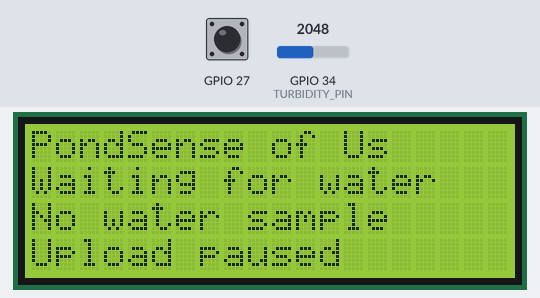
The sketch below on a simulated ESP32. Parts: 20×4 character LCD. The inputs (shaded band) are chosen by the test bench; at power-on: GPIO 27 HIGH, GPIO 34 (TURBIDITY_PIN) = 2048 (analog values on the 0–4095 scale). WiFi joins after 1.5 s; servers stay silent unless stated; the local clock reads 2024-03-15 10:24:30 at power-on unless the sketch sets it; not simulated (calls return 0 or success): device_secrets.h.

Above: at 2.8 s.
2.9 s: GPIO 27 pulled LOW for 3.2 s
At 5.7 s:
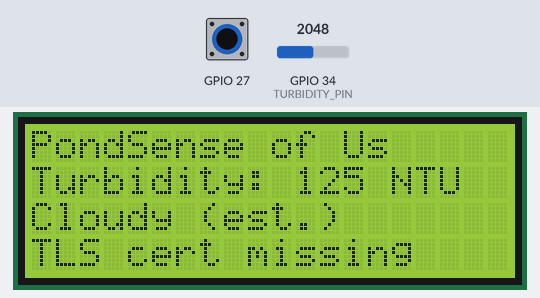
Timing chart, 0 to 7.2 s (numbered marks = the images above; inputs shaded):
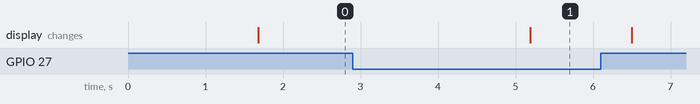

The sketch:

pondsense_turbidity_lcd.ino
```cpp
#include <WiFi.h>
#include <WiFiClientSecure.h>
#include <HTTPClient.h>
#include <Wire.h>
#include <LiquidCrystal_I2C.h>
#include <ArduinoJson.h>
#include <time.h>
#include "device_secrets.h"

const char* API_URL = "https://pondsense-of-us.onrender.com/api/v1/sensors/turbidity";

constexpr int TURBIDITY_PIN = 34;
// Average a few samples to reduce the normal flicker of an analog turbidity probe.
constexpr int SENSOR_SAMPLE_COUNT = 10;
constexpr unsigned long SEND_INTERVAL_MS = 5000;

// Change 0x27 to 0x3F only if your LCD is blank.
LiquidCrystal_I2C lcd(0x27, 20, 4);
WiFiClientSecure secureClient;

unsigned long lastSentAt = 0;

void showLine(int row, const String& message) {
  lcd.setCursor(0, row);
  lcd.print(message);
  for (int index = message.length(); index < 20; index++) lcd.print(' ');
}

int readStableTurbidityRaw() {
  uint32_t total = 0;
  for (int sample = 0; sample < SENSOR_SAMPLE_COUNT; sample++) {
    total += analogRead(TURBIDITY_PIN);
    delay(20);
  }
  return total / SENSOR_SAMPLE_COUNT;
}

void connectWifi() {
  if (WiFi.status() == WL_CONNECTED) return;

  showLine(3, "WiFi connecting...");
  WiFi.begin(WIFI_SSID, WIFI_PASSWORD);

  for (int attempt = 0; attempt < 20 && WiFi.status() != WL_CONNECTED; attempt++) {
    delay(500);
  }
  if (WiFi.status() == WL_CONNECTED) configTime(0, 0, "pool.ntp.org");
}

void sendTelemetry(int rawValue, float voltage) {
  if (WiFi.status() != WL_CONNECTED) return;

  if (strlen(SERVER_CA_CERT) == 0) {
    showLine(3, "TLS cert missing");
    return;
  }
  if (time(nullptr) < 1700000000) {
    showLine(3, "Waiting for clock");
    return;
  }
  secureClient.setCACert(SERVER_CA_CERT);

  HTTPClient http;
  if (!http.begin(secureClient, API_URL)) {
    showLine(3, "Server URL error");
    return;
  }

  http.addHeader("Content-Type", "application/json");
  http.addHeader("X-API-Key", SENSOR_API_KEY);

  const String body = "{\"waterContactConfirmed\":true,\"rawValue\":" + String(rawValue) + ",\"voltage\":" + String(voltage, 3) + "}";
  const int statusCode = http.POST(body);
  JsonDocument confirmation;
  const bool validResponse = deserializeJson(confirmation, http.getString()) == DeserializationError::Ok;

  if (statusCode == 201 && validResponse && confirmation["saved"] == true &&
      confirmation["assigned"] == true && confirmation["telemetryId"].as<int>() > 0) {
    showLine(3, "Website updated");
  } else if (statusCode == 401) {
    showLine(3, "Key invalid (401)");
  } else if (statusCode == 409) {
    showLine(3, "Not assigned (409)");
  } else {
    showLine(3, "Send error: " + String(statusCode));
  }

  http.end();
}

void setup() {
  Serial.begin(115200);
  pinMode(27, INPUT_PULLUP);
  analogReadResolution(12);
  analogSetPinAttenuation(TURBIDITY_PIN, ADC_11db);

  Wire.begin(21, 22);
  lcd.init();
  lcd.backlight();
  showLine(0, "PondSense of Us");
  showLine(1, "Turbidity Sensor");

  connectWifi();
}

void loop() {
  connectWifi();
  static unsigned long wetSince = 0;
  if (digitalRead(27) != LOW) {
    wetSince = 0;
    showLine(1, "Waiting for water");
    showLine(2, "No water sample");
    showLine(3, "Upload paused");
    delay(200);
    return;
  }
  if (!wetSince) wetSince = millis();
  if (millis() - wetSince < 2000) { delay(100); return; }

  const int rawValue = readStableTurbidityRaw();
  if (digitalRead(27) != LOW) { wetSince = 0; return; }
  const float voltage = rawValue * (3.3f / 4095.0f);
  // Prototype estimate only; calibrate the probe before treating this as measured NTU.
  const int turbidityNtu = constrain((int)roundf((3.3f - voltage) * (250.0f / 3.3f)), 0, 250);
  const char* waterClarity = turbidityNtu > 200 ? "Very cloudy" :
                             turbidityNtu > 100 ? "Cloudy" : "Clear range";

  showLine(0, "PondSense of Us");
  showLine(1, "Turbidity: " + String(turbidityNtu) + " NTU");
  showLine(2, String(waterClarity) + " (est.)");

  if (WiFi.status() != WL_CONNECTED) {
    showLine(3, "WiFi disconnected");
  } else if (millis() - lastSentAt >= SEND_INTERVAL_MS || lastSentAt == 0) {
    sendTelemetry(rawValue, voltage);
    lastSentAt = millis();
  }

  delay(500);
}
```

Measured:
- after the input at 2.9 s, the display: changes after 2.3 s (image 1)
